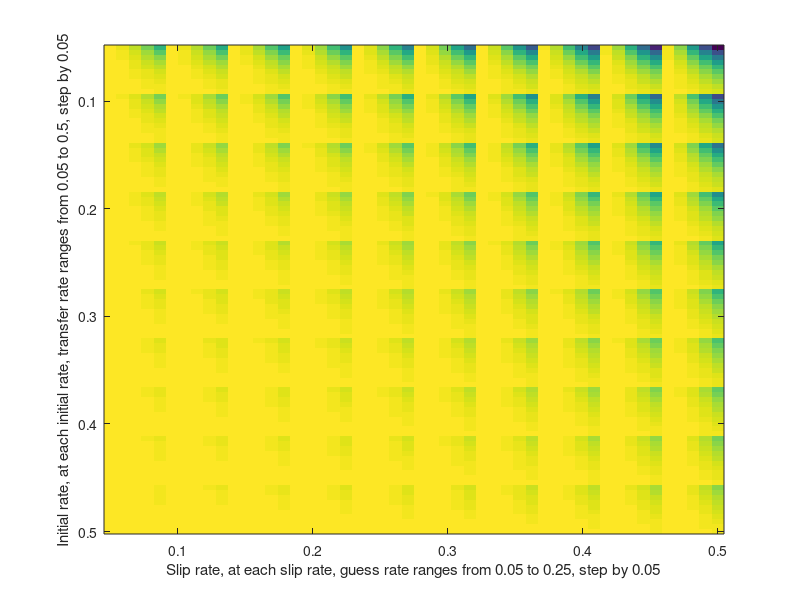

This chart was generated by the following MATLAB code:
% This function is used to show that KT and 3CCR are generally consistent.

clc;
close all;
clear all;


pL0_range = [0.05:0.05:0.5];
pT_range = [0.05:0.05:0.5];
pS_range = [0.05:0.05:0.5];
pG_range  = [0.05:0.05:0.25];


pL_all =[];
for pL0 = pL0_range
    pT_all=[];
    for pT = pT_range
        pS_all=[];
        for pS = pS_range
            pG_all=[];
            for pG = pG_range
                pL1 = pL0;
                for id = 1:3
                    pL2_c = pL1*(1-pS)/(pL1*(1-pS)+(1-pL1)*pG);
                    pL2_w = pL1*(pS)/(pL1*(pS)+(1-pL1)*(1-pG));
                    pL2 = pL2_c+(1-pL2_c)*pT;
                    pC2 = pL1*(1-pS)+(1-pL1)*pG;
                    pL1 = pL2;
                end
                pG_all=[pG_all,pL1];
            end
            pS_all=[pS_all,pG_all];
        end
        pT_all = [pT_all; pS_all];
    end
    pL_all = [pL_all;pT_all];
end

imagesc(pS_range,pL0_range, pL_all)

xlabel('Slip rate, at each slip rate, guess rate ranges from 0.05 to 0.25, step by 0.05')
ylabel('Initial rate, at each initial rate, transfer rate ranges from 0.05 to 0.5, step by 0.05')
